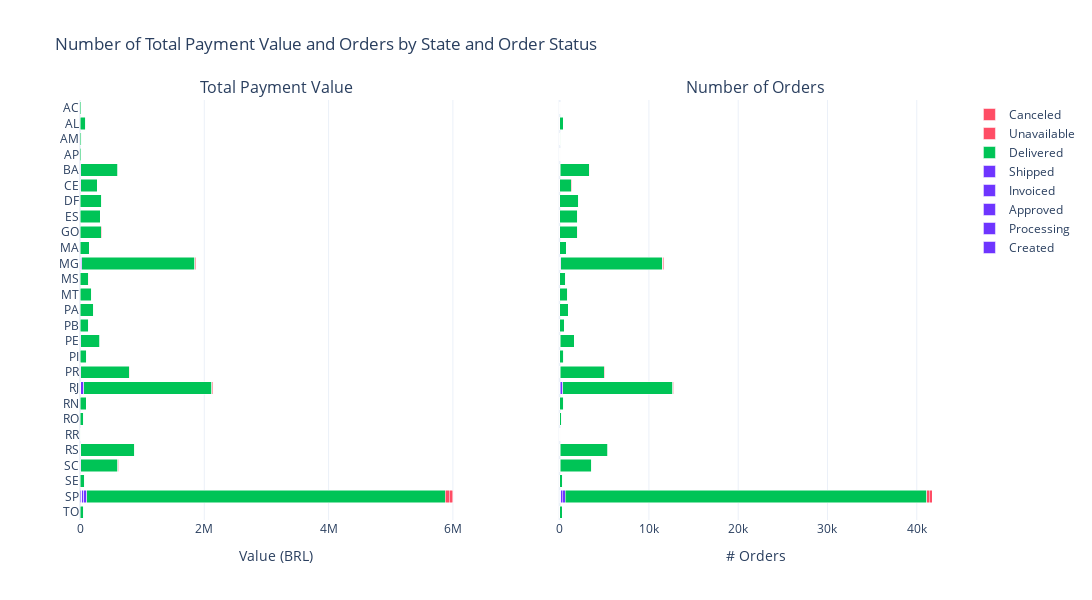

The cell this chart's notebook holds for it:
### Code cell
# Creates a plotly figure with the number of orders and the total payment value by state and order status
fig = make_subplots(
    rows=1,
    cols=2,
    subplot_titles=("Total Payment Value", "Number of Orders"),
    shared_yaxes=True,
    specs=[[{"type": "bar"}, {"type": "bar"}]],
)

for status in map_status_color.keys():
    trace1 = go.Bar(
        y=pivot_value_by_state_status["customer_state"],
        x=pivot_value_by_state_status[status],
        orientation="h",
        name=status.title(),
        marker=dict(color=map_status_color[status]),
    )

    trace2 = go.Bar(
        y=pivot_orders_by_state_status["customer_state"],
        x=pivot_orders_by_state_status[status],
        orientation="h",
        name=status.title(),
        showlegend=False,
        marker=dict(color=map_status_color[status]),
    )

    fig.add_trace(trace1, row=1, col=1)
    fig.add_trace(trace2, row=1, col=2)

fig.update_layout(
    title_text="Number of Total Payment Value and Orders by State and Order Status",
    height=600,
    width=1200,
)

fig.update_layout(
    barmode="stack",
    xaxis=dict(title="Value (BRL)"),
    xaxis2=dict(title="# Orders"),
)

fig.show()

### Figure 1 — Plotly figure (JSON) as saved in the notebook; plotly's stock layout.template omitted (floating-point values rounded to 4 significant figures)
{"data": [{"marker": {"color": "#6e35ff"}, "name": "Created", "orientation": "h", "type": "bar", "x": [0, 160.9, 0, 0, 105.9, 0, 0, 0, 37.84, 245.8, 0, 0, 0, 0, 0, 0, 0, 0, 0, 0, 137.6, 0, 0, 0, 0, 0, 0], "xaxis": "x", "y": ["TO", "SP", "SE", "SC", "RS", "RR", "RO", "RN", "RJ", "PR", "PI", "PE", "PB", "PA", "MT", "MS", "MG", "MA", "GO", "ES", "DF", "CE", "BA", "AP", "AM", "AL", "AC"], "yaxis": "y"}, {"marker": {"color": "#6e35ff"}, "name": "Created", "orientation": "h", "showlegend": false, "type": "bar", "x": [0, 1, 0, 0, 1, 0, 0, 0, 1, 1, 0, 0, 0, 0, 0, 0, 0, 0, 0, 0, 1, 0, 0, 0, 0, 0, 0], "xaxis": "x2", "y": ["TO", "SP", "SE", "SC", "RS", "RR", "RO", "RN", "RJ", "PR", "PI", "PE", "PB", "PA", "MT", "MS", "MG", "MA", "GO", "ES", "DF", "CE", "BA", "AP", "AM", "AL", "AC"], "yaxis": "y2"}, {"marker": {"color": "#6e35ff"}, "name": "Processing", "orientation": "h", "type": "bar", "x": [96.98, 31440.0, 0, 4600.0, 2276.0, 0, 307.4, 160.6, 8244.0, 3143.0, 838.1, 2914.0, 459.4, 585.6, 655.7, 547.4, 5981.0, 0, 1511.0, 118.5, 733.1, 1607.0, 2617.0, 121.0, 0, 439.3, 0], "xaxis": "x", "y": ["TO", "SP", "SE", "SC", "RS", "RR", "RO", "RN", "RJ", "PR", "PI", "PE", "PB", "PA", "MT", "MS", "MG", "MA", "GO", "ES", "DF", "CE", "BA", "AP", "AM", "AL", "AC"], "yaxis": "y"}, {"marker": {"color": "#6e35ff"}, "name": "Processing", "orientation": "h", "showlegend": false, "type": "bar", "x": [1, 136, 0, 14, 14, 0, 2, 1, 32, 15, 3, 10, 2, 2, 1, 3, 31, 0, 5, 2, 7, 5, 11, 1, 0, 3, 0], "xaxis": "x2", "y": ["TO", "SP", "SE", "SC", "RS", "RR", "RO", "RN", "RJ", "PR", "PI", "PE", "PB", "PA", "MT", "MS", "MG", "MA", "GO", "ES", "DF", "CE", "BA", "AP", "AM", "AL", "AC"], "yaxis": "y2"}, {"marker": {"color": "#6e35ff"}, "name": "Approved", "orientation": "h", "type": "bar", "x": [0, 179.5, 0, 0, 0, 0, 0, 0, 0, 0, 0, 0, 0, 0, 0, 0, 61.62, 0, 0, 0, 0, 0, 0, 0, 0, 0, 0], "xaxis": "x", "y": ["TO", "SP", "SE", "SC", "RS", "RR", "RO", "RN", "RJ", "PR", "PI", "PE", "PB", "PA", "MT", "MS", "MG", "MA", "GO", "ES", "DF", "CE", "BA", "AP", "AM", "AL", "AC"], "yaxis": "y"}, {"marker": {"color": "#6e35ff"}, "name": "Approved", "orientation": "h", "showlegend": false, "type": "bar", "x": [0, 1, 0, 0, 0, 0, 0, 0, 0, 0, 0, 0, 0, 0, 0, 0, 1, 0, 0, 0, 0, 0, 0, 0, 0, 0, 0], "xaxis": "x2", "y": ["TO", "SP", "SE", "SC", "RS", "RR", "RO", "RN", "RJ", "PR", "PI", "PE", "PB", "PA", "MT", "MS", "MG", "MA", "GO", "ES", "DF", "CE", "BA", "AP", "AM", "AL", "AC"], "yaxis": "y2"}, {"marker": {"color": "#6e35ff"}, "name": "Invoiced", "orientation": "h", "type": "bar", "x": [0, 30660.0, 43.05, 3320.0, 5712.0, 0, 150.4, 0, 5843.0, 2814.0, 773.4, 2416.0, 81.96, 814.2, 1724.0, 444.2, 9211.0, 100.1, 643.1, 1856.0, 181.3, 181, 1995.0, 0, 0, 172.1, 0], "xaxis": "x", "y": ["TO", "SP", "SE", "SC", "RS", "RR", "RO", "RN", "RJ", "PR", "PI", "PE", "PB", "PA", "MT", "MS", "MG", "MA", "GO", "ES", "DF", "CE", "BA", "AP", "AM", "AL", "AC"], "yaxis": "y"}, {"marker": {"color": "#6e35ff"}, "name": "Invoiced", "orientation": "h", "showlegend": false, "type": "bar", "x": [0, 160, 1, 12, 20, 0, 1, 0, 26, 15, 4, 5, 1, 2, 1, 1, 39, 2, 5, 4, 3, 1, 9, 0, 0, 2, 0], "xaxis": "x2", "y": ["TO", "SP", "SE", "SC", "RS", "RR", "RO", "RN", "RJ", "PR", "PI", "PE", "PB", "PA", "MT", "MS", "MG", "MA", "GO", "ES", "DF", "CE", "BA", "AP", "AM", "AL", "AC"], "yaxis": "y2"}, {"marker": {"color": "#6e35ff"}, "name": "Shipped", "orientation": "h", "type": "bar", "x": [999.5, 46230.0, 2700.0, 5053.0, 7908.0, 909.5, 0, 1020.0, 46180.0, 6530.0, 975.8, 6717.0, 2144.0, 4057.0, 2401.0, 516.5, 8929.0, 2784.0, 4178.0, 3448.0, 4289.0, 6298.0, 11160.0, 0, 250.3, 1446.0, 94.37], "xaxis": "x", "y": ["TO", "SP", "SE", "SC", "RS", "RR", "RO", "RN", "RJ", "PR", "PI", "PE", "PB", "PA", "MT", "MS", "MG", "MA", "GO", "ES", "DF", "CE", "BA", "AP", "AM", "AL", "AC"], "yaxis": "y"}, {"marker": {"color": "#6e35ff"}, "name": "Shipped", "orientation": "h", "showlegend": false, "type": "bar", "x": [3, 328, 9, 28, 37, 4, 0, 7, 289, 29, 7, 35, 11, 19, 14, 3, 71, 17, 31, 17, 30, 38, 68, 0, 2, 9, 1], "xaxis": "x2", "y": ["TO", "SP", "SE", "SC", "RS", "RR", "RO", "RN", "RJ", "PR", "PI", "PE", "PB", "PA", "MT", "MS", "MG", "MA", "GO", "ES", "DF", "CE", "BA", "AP", "AM", "AL", "AC"], "yaxis": "y2"}, {"marker": {"color": "#00c456"}, "name": "Delivered", "orientation": "h", "type": "bar", "x": [60010.0, 5770000.0, 70290.0, 595200.0, 861800.0, 9040.0, 56980.0, 100700.0, 2056000.0, 781900.0, 105300.0, 309100.0, 137800.0, 212000.0, 181400.0, 134400.0, 1819000.0, 147800.0, 334300.0, 317700.0, 346100.0, 266500.0, 591300.0, 16140.0, 27600.0, 94200.0, 19590.0], "xaxis": "x", "y": ["TO", "SP", "SE", "SC", "RS", "RR", "RO", "RN", "RJ", "PR", "PI", "PE", "PB", "PA", "MT", "MS", "MG", "MA", "GO", "ES", "DF", "CE", "BA", "AP", "AM", "AL", "AC"], "yaxis": "y"}, {"marker": {"color": "#00c456"}, "name": "Delivered", "orientation": "h", "showlegend": false, "type": "bar", "x": [274, 40501, 335, 3546, 5345, 41, 243, 474, 12350, 4923, 476, 1593, 517, 946, 886, 701, 11354, 717, 1957, 1995, 2080, 1279, 3256, 67, 145, 397, 80], "xaxis": "x2", "y": ["TO", "SP", "SE", "SC", "RS", "RR", "RO", "RN", "RJ", "PR", "PI", "PE", "PB", "PA", "MT", "MS", "MG", "MA", "GO", "ES", "DF", "CE", "BA", "AP", "AM", "AL", "AC"], "yaxis": "y2"}, {"marker": {"color": "#ff4d65"}, "name": "Unavailable", "orientation": "h", "type": "bar", "x": [130.9, 63460.0, 2152.0, 5527.0, 3877.0, 0, 1762.0, 809.5, 10450.0, 7666.0, 75.68, 2510.0, 476.1, 332.0, 191.6, 1244.0, 12920.0, 1347.0, 1499.0, 933.1, 1230.0, 2946.0, 4755.0, 0, 120.5, 69.38, 0], "xaxis": "x", "y": ["TO", "SP", "SE", "SC", "RS", "RR", "RO", "RN", "RJ", "PR", "PI", "PE", "PB", "PA", "MT", "MS", "MG", "MA", "GO", "ES", "DF", "CE", "BA", "AP", "AM", "AL", "AC"], "yaxis": "y"}, {"marker": {"color": "#ff4d65"}, "name": "Unavailable", "orientation": "h", "showlegend": false, "type": "bar", "x": [1, 292, 4, 18, 24, 0, 4, 3, 68, 40, 1, 4, 3, 2, 3, 5, 75, 7, 9, 6, 12, 6, 20, 0, 1, 1, 0], "xaxis": "x2", "y": ["TO", "SP", "SE", "SC", "RS", "RR", "RO", "RN", "RJ", "PR", "PI", "PE", "PB", "PA", "MT", "MS", "MG", "MA", "GO", "ES", "DF", "CE", "BA", "AP", "AM", "AL", "AC"], "yaxis": "y2"}, {"marker": {"color": "#ff4d65"}, "name": "Canceled", "orientation": "h", "type": "bar", "x": [250.6, 55830.0, 61.79, 9379.0, 9218.0, 115.7, 1671.0, 0, 17940.0, 8837.0, 588.8, 1219.0, 550.0, 479.3, 615.3, 361.6, 15880.0, 484.0, 7968.0, 1929.0, 2423.0, 1968.0, 4850.0, 0, 0, 640.0, 0], "xaxis": "x", "y": ["TO", "SP", "SE", "SC", "RS", "RR", "RO", "RN", "RJ", "PR", "PI", "PE", "PB", "PA", "MT", "MS", "MG", "MA", "GO", "ES", "DF", "CE", "BA", "AP", "AM", "AL", "AC"], "yaxis": "y"}, {"marker": {"color": "#ff4d65"}, "name": "Canceled", "orientation": "h", "showlegend": false, "type": "bar", "x": [1, 327, 1, 19, 25, 1, 3, 0, 86, 22, 4, 5, 2, 4, 2, 2, 64, 4, 13, 9, 7, 7, 16, 0, 0, 1, 0], "xaxis": "x2", "y": ["TO", "SP", "SE", "SC", "RS", "RR", "RO", "RN", "RJ", "PR", "PI", "PE", "PB", "PA", "MT", "MS", "MG", "MA", "GO", "ES", "DF", "CE", "BA", "AP", "AM", "AL", "AC"], "yaxis": "y2"}], "layout": {"annotations": [{"font": {"size": 16}, "showarrow": false, "text": "Total Payment Value", "x": 0.225, "xanchor": "center", "xref": "paper", "y": 1, "yanchor": "bottom", "yref": "paper"}, {"font": {"size": 16}, "showarrow": false, "text": "Number of Orders", "x": 0.775, "xanchor": "center", "xref": "paper", "y": 1, "yanchor": "bottom", "yref": "paper"}], "barmode": "stack", "height": 600, "title": {"text": "Number of Total Payment Value and Orders by State and Order Status"}, "width": 1200, "xaxis": {"anchor": "y", "domain": [0, 0.45], "title": {"text": "Value (BRL)"}}, "xaxis2": {"anchor": "y2", "domain": [0.55, 1], "title": {"text": "# Orders"}}, "yaxis": {"anchor": "x", "domain": [0, 1]}, "yaxis2": {"anchor": "x2", "domain": [0, 1], "matches": "y", "showticklabels": false}}}
